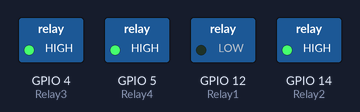
The sketch below on a simulated ESP8266 (NodeMCU). On the bench: switched loads named in the sketch (green lamp = pin HIGH).

Above: at 0.5 s.
At 2.5 s:
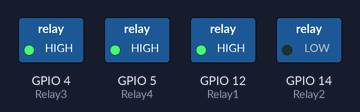
At 4.5 s:
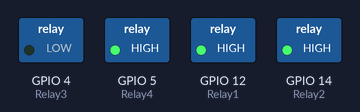
At 6.5 s:
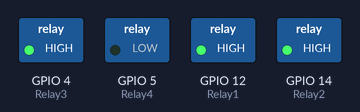
At 9.5 s:
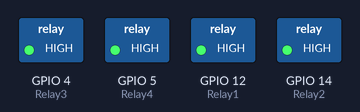
Timing chart, 0 to 10.4 s (numbered marks = the images above):
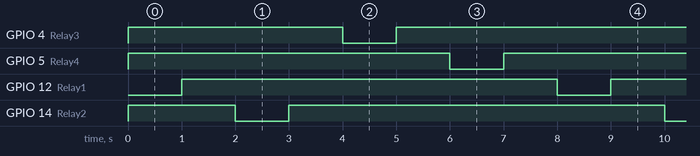

The sketch:

test_relay_nodecmu.ino
```cpp
#include <ESP8266WiFi.h>
                               //Password of your wifi network

int Relay1 = 12; //D6
int Relay2 = 14; //D2
int Relay3 = 4; //D1
int Relay4 = 5; //D5

void setup()
{
  Serial.begin(115200);                                                   // Select the same baud rate if you want to see the datas on Serial Monitor
  pinMode(Relay1,OUTPUT);
  pinMode(Relay2,OUTPUT);
  pinMode(Relay3,OUTPUT);
  pinMode(Relay4,OUTPUT);

  digitalWrite(Relay1,HIGH);
  digitalWrite(Relay2,HIGH);
  digitalWrite(Relay3,HIGH);
  digitalWrite(Relay4,HIGH);

}

void loop() {
  // put your main code here, to run repeatedly:
  digitalWrite(Relay1,LOW);
  delay(1000);
  digitalWrite(Relay1,HIGH);
  delay(1000);
  digitalWrite(Relay2,LOW);
  delay(1000);
  digitalWrite(Relay2,HIGH);
  delay(1000);
  digitalWrite(Relay3,LOW);
  delay(1000);
  digitalWrite(Relay3,HIGH);
  delay(1000);
  digitalWrite(Relay4,LOW);
  delay(1000);
  digitalWrite(Relay4,HIGH);
  delay(1000);

}
```

Measured:
- by itself, GPIO 4 (Relay3), GPIO 5 (Relay4), GPIO 12 (Relay1), GPIO 14 (Relay2): alternates HIGH for 7.0 s and LOW for 1.0 s
- by itself, everything shown: repeats every 8.0 s, in 8 steps
